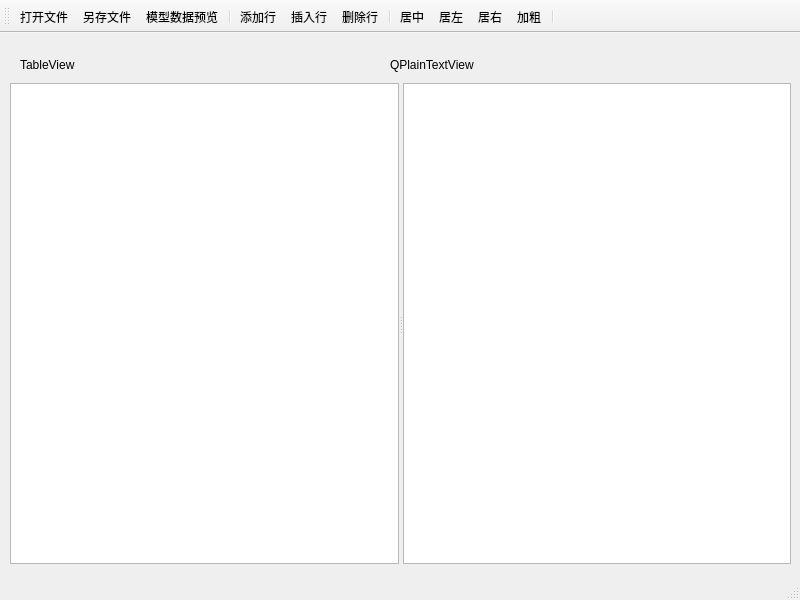
<?xml version="1.0" encoding="UTF-8"?>
<ui version="4.0">
 <class>MainWindow</class>
 <widget class="QMainWindow" name="MainWindow">
  <property name="geometry">
   <rect>
    <x>0</x>
    <y>0</y>
    <width>800</width>
    <height>600</height>
   </rect>
  </property>
  <property name="windowTitle">
   <string>MainWindow</string>
  </property>
  <widget class="QWidget" name="centralwidget">
   <widget class="QLabel" name="label_4">
    <property name="geometry">
     <rect>
      <x>20</x>
      <y>20</y>
      <width>131</width>
      <height>23</height>
     </rect>
    </property>
    <property name="text">
     <string>TableView</string>
    </property>
   </widget>
   <widget class="QLabel" name="label_5">
    <property name="geometry">
     <rect>
      <x>390</x>
      <y>20</y>
      <width>141</width>
      <height>23</height>
     </rect>
    </property>
    <property name="text">
     <string>QPlainTextView</string>
    </property>
   </widget>
   <widget class="QSplitter" name="splitter">
    <property name="geometry">
     <rect>
      <x>60</x>
      <y>470</y>
      <width>411</width>
      <height>23</height>
     </rect>
    </property>
    <property name="orientation">
     <enum>Qt::Horizontal</enum>
    </property>
    <widget class="QLabel" name="label">
     <property name="text">
      <string>TextLabel</string>
     </property>
    </widget>
    <widget class="QLabel" name="label_2">
     <property name="text">
      <string>TextLabel</string>
     </property>
    </widget>
    <widget class="QLabel" name="label_3">
     <property name="text">
      <string>TextLabel</string>
     </property>
    </widget>
   </widget>
   <widget class="QSplitter" name="splitter_2">
    <property name="geometry">
     <rect>
      <x>10</x>
      <y>50</y>
      <width>781</width>
      <height>481</height>
     </rect>
    </property>
    <property name="orientation">
     <enum>Qt::Horizontal</enum>
    </property>
    <widget class="QTableView" name="tableView"/>
    <widget class="QPlainTextEdit" name="plainTextEdit"/>
   </widget>
  </widget>
  <widget class="QMenuBar" name="menubar">
   <property name="geometry">
    <rect>
     <x>0</x>
     <y>0</y>
     <width>800</width>
     <height>28</height>
    </rect>
   </property>
  </widget>
  <widget class="QStatusBar" name="statusbar"/>
  <widget class="QToolBar" name="toolBar">
   <property name="windowTitle">
    <string>toolBar</string>
   </property>
   <property name="iconSize">
    <size>
     <width>15</width>
     <height>15</height>
    </size>
   </property>
   <property name="toolButtonStyle">
    <enum>Qt::ToolButtonTextUnderIcon</enum>
   </property>
   <attribute name="toolBarArea">
    <enum>TopToolBarArea</enum>
   </attribute>
   <attribute name="toolBarBreak">
    <bool>false</bool>
   </attribute>
   <addaction name="open_file"/>
   <addaction name="save_file"/>
   <addaction name="display"/>
   <addaction name="separator"/>
   <addaction name="add_row"/>
   <addaction name="insert_row"/>
   <addaction name="delete_row"/>
   <addaction name="separator"/>
   <addaction name="centre"/>
   <addaction name="left"/>
   <addaction name="right"/>
   <addaction name="blod"/>
   <addaction name="separator"/>
  </widget>
  <action name="open_file">
   <property name="checkable">
    <bool>true</bool>
   </property>
   <property name="icon">
    <iconset resource="src.qrc">
     <normaloff>:/pic/open.png</normaloff>:/pic/open.png</iconset>
   </property>
   <property name="text">
    <string>打开文件</string>
   </property>
   <property name="iconVisibleInMenu">
    <bool>true</bool>
   </property>
   <property name="priority">
    <enum>QAction::NormalPriority</enum>
   </property>
  </action>
  <action name="save_file">
   <property name="icon">
    <iconset resource="src.qrc">
     <normaloff>:/pic/另存为.png</normaloff>:/pic/另存为.png</iconset>
   </property>
   <property name="text">
    <string>另存文件</string>
   </property>
  </action>
  <action name="display">
   <property name="icon">
    <iconset resource="src.qrc">
     <normaloff>:/pic/展示.png</normaloff>:/pic/展示.png</iconset>
   </property>
   <property name="text">
    <string>模型数据预览</string>
   </property>
  </action>
  <action name="add_row">
   <property name="icon">
    <iconset resource="src.qrc">
     <normaloff>:/pic/添加行.png</normaloff>:/pic/添加行.png</iconset>
   </property>
   <property name="text">
    <string>添加行</string>
   </property>
  </action>
  <action name="insert_row">
   <property name="icon">
    <iconset resource="src.qrc">
     <normaloff>:/pic/插入行.png</normaloff>:/pic/插入行.png</iconset>
   </property>
   <property name="text">
    <string>插入行</string>
   </property>
  </action>
  <action name="delete_row">
   <property name="icon">
    <iconset resource="src.qrc">
     <normaloff>:/pic/删除行.png</normaloff>:/pic/删除行.png</iconset>
   </property>
   <property name="text">
    <string>删除行</string>
   </property>
  </action>
  <action name="centre">
   <property name="icon">
    <iconset resource="src.qrc">
     <normaloff>:/pic/居中.png</normaloff>:/pic/居中.png</iconset>
   </property>
   <property name="text">
    <string>居中</string>
   </property>
  </action>
  <action name="left">
   <property name="icon">
    <iconset resource="src.qrc">
     <normaloff>:/pic/左对齐.png</normaloff>:/pic/左对齐.png</iconset>
   </property>
   <property name="text">
    <string>居左</string>
   </property>
  </action>
  <action name="right">
   <property name="icon">
    <iconset resource="src.qrc">
     <normaloff>:/pic/右对齐.png</normaloff>:/pic/右对齐.png</iconset>
   </property>
   <property name="text">
    <string>居右</string>
   </property>
  </action>
  <action name="blod">
   <property name="icon">
    <iconset resource="src.qrc">
     <normaloff>:/pic/blod.png</normaloff>:/pic/blod.png</iconset>
   </property>
   <property name="text">
    <string>加粗</string>
   </property>
  </action>
 </widget>
 <resources>
  <include location="src.qrc"/>
 </resources>
 <connections/>
</ui>
